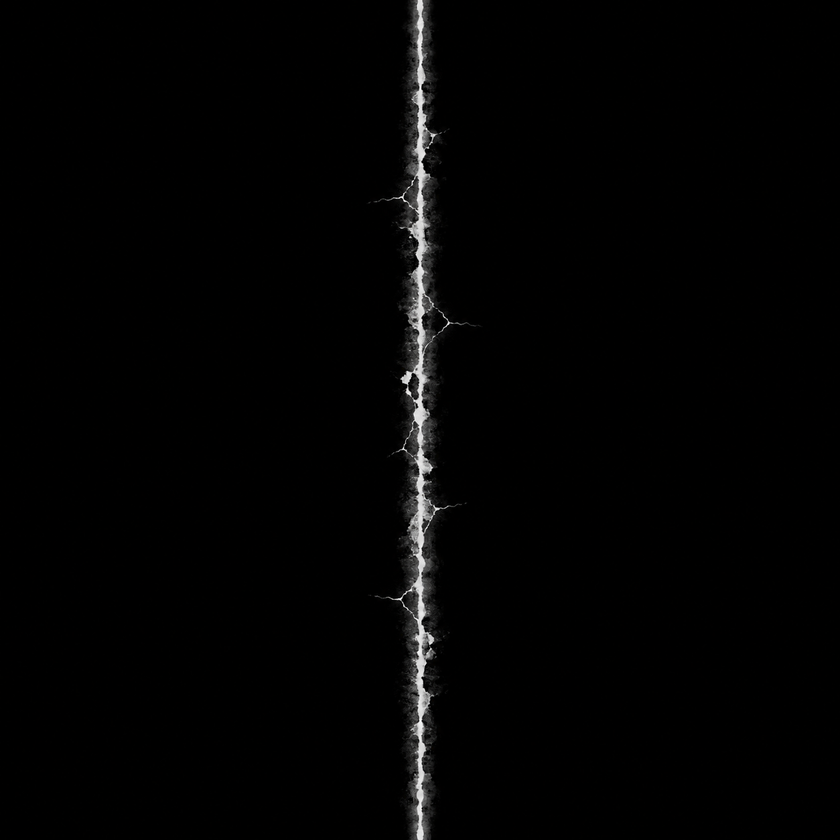
#> input picture assets/world/architecture_details_1029/seam_wear_mask_v1.png, 840 x 840 px, shrunk from 1254 x 1254 before the run; the run also reads 1 picture not shown here
$ python validate_architecture_detail_assets_1029.py
#> lines starting #> are read from the running program, lines starting #| are printed output that depends on the picture; after the words box and inside, x2 and y2 are one past the last pixel; in counts of white or black regions, pixels touching at a corner belong together
"""Read-only image/renderer analysis for generated architecture texture assets."""
from pathlib import Path
from PIL import Image
import hashlib,json
import numpy as np
ROOT=Path(__file__).resolve().parents[2]
ASSETS=ROOT/'assets/world/architecture_details_1029'
OUT=ROOT/'docs/architecture_details_1029'

def main():
    source={};failures=[]
    seam=np.array(Image.open(ASSETS/'seam_wear_mask_v1.png').convert('RGB'));h,w=seam.shape[:2]
#> in main, seam is the input picture: shape (840, 840, 3); mean R, G, B 3.2, 3.1, 3.1
#> after `h, w = seam.shape[:2]`: h = 840; w = 840
    active=seam[:,:,0]>64;ys,xs=np.where(active)
#> after `active = seam[:, :, 0] > 64`:
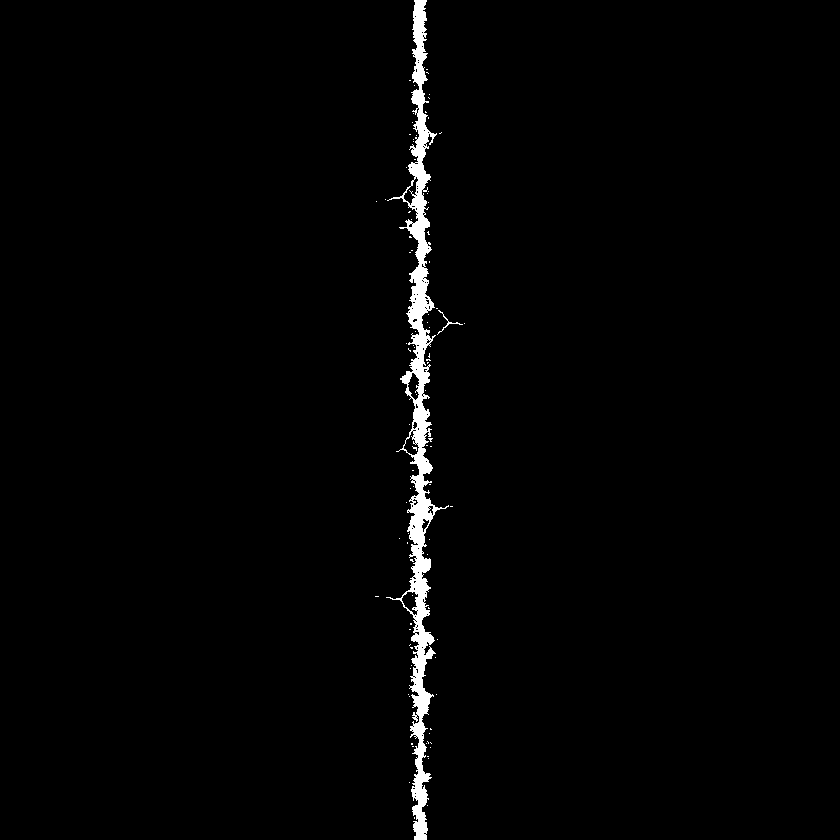
#> active: shape (840, 840) bool; 1.6% white; 90 white regions (88 under 20 px), largest, box (x1, y1, x2, y2) and area: (386, 0, 449, 840) 10797, (437, 310, 463, 335) 63
#> after `ys, xs = np.where(active)`: ys = 11053 values from 0 to 839; xs = 11053 values, max 464 at index 4147, min 375 at index 8104, mean 419.5
    source['seam']={'dimensions':[w,h],'format':'RGB, red channel is linear data','sha256':hashlib.sha256((ASSETS/'seam_wear_mask_v1.png').read_bytes()).hexdigest(),'active_bounds':[int(xs.min()),int(ys.min()),int(xs.max()+1),int(ys.max()+1)],'samples_vertical_edges':[int(active[0].sum()),int(active[-1].sum())]}
    if not active[0].any() or not active[-1].any():failures.append('Seam does not reach longitudinal edges')
    if xs.min()<w*.2 or xs.max()>w*.8:failures.append('Seam mask extends outside its intended center band')
    atlas=Image.open(ASSETS/'foliage_leaf_mask_v2.png');p=np.array(atlas.convert('RGBA'));a=p[:,:,3];h,w=a.shape
#> after `a = p[:, :, 3]`:
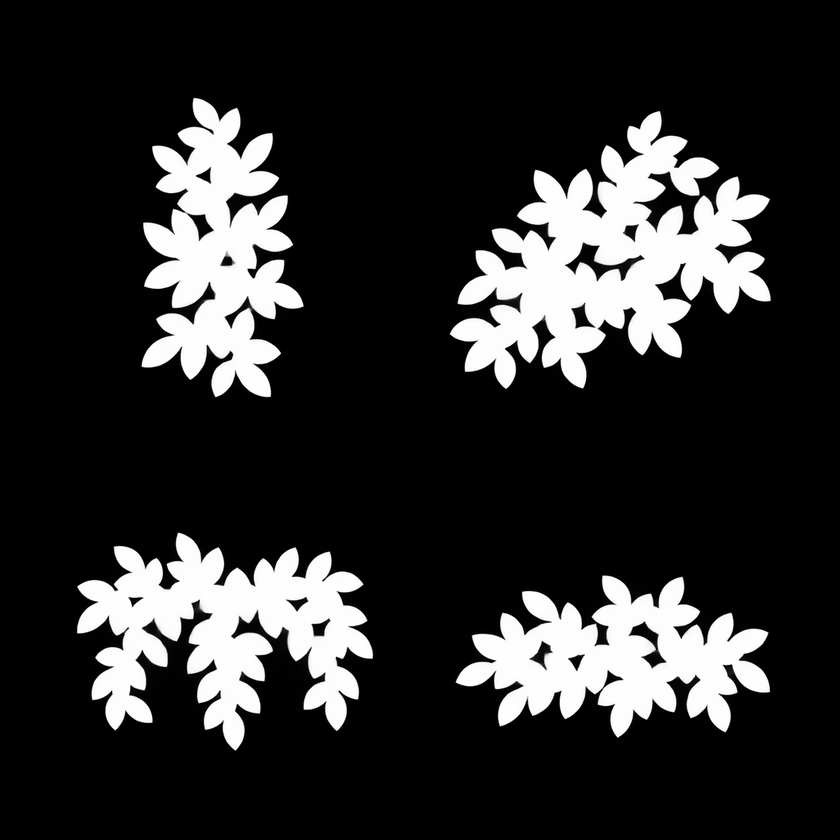
#> a: shape (840, 840); min 0, max 255, mean 44.6
    if atlas.mode!='RGBA' or a.min()!=0 or a.max()!=255:failures.append('Atlas is not a genuine RGBA cutout')
    plants={'dimensions':[w,h],'format':atlas.mode,'filename':'foliage_leaf_mask_v2.png','color_mode':'alpha silhouette only; existing project palette controls RGB','sha256':hashlib.sha256((ASSETS/'foliage_leaf_mask_v2.png').read_bytes()).hexdigest(),'transparent_fraction':float((a==0).mean()),'cells':[]}
    for y in range(2):
        for x in range(2):
            q=a[y*h//2:(y+1)*h//2,x*w//2:(x+1)*w//2];ys,xs=np.where(q>32)
            padding=[int(xs.min()),int(ys.min()),int(q.shape[1]-1-xs.max()),int(q.shape[0]-1-ys.max())]
            if min(padding)<16:failures.append('Atlas content is too close to a cell boundary')
            # Check all alpha, including faint antialias fringes, in a safety border.
            border=np.r_[q[:8].ravel(),q[-8:].ravel(),q[:,:8].ravel(),q[:,-8:].ravel()]
            if border.max()>1:failures.append('Atlas cell border contains visible stray alpha')
            plants['cells'].append({'cell':[x,y],'content_bounds':[int(xs.min()),int(ys.min()),int(xs.max()+1),int(ys.max()+1)],'padding_pixels':padding,'border_alpha_max':int(border.max())})
#> after the loop, failures = []
    source['plants']=plants
#> (the run stopped early here; a loop or call above may not have finished)
